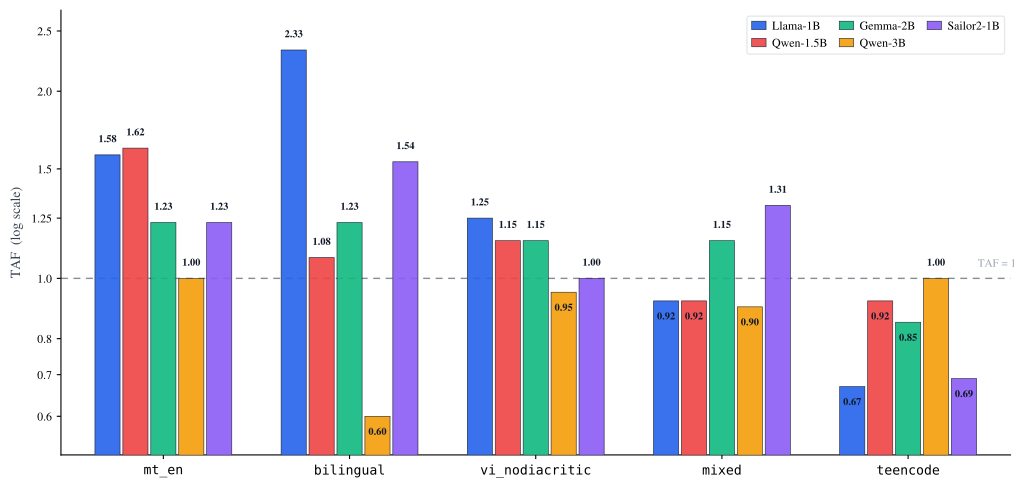

Write the Python code that produced this figure.
"""
fig1_taf_by_variant.py — TAF grouped bar chart (log Y), paper-quality figure.
Usage: python visual/fig1_taf_by_variant.py
"""
import matplotlib
matplotlib.use('Agg')
import matplotlib.pyplot as plt
import matplotlib.ticker as mticker
import numpy as np
import os

OUT_PNG = os.path.join(os.path.dirname(__file__), 'fig1_taf_by_variant.png')
OUT_PDF = os.path.join(os.path.dirname(__file__), 'fig1_taf_by_variant.pdf')

# ---------- Data ----------
variants   = ['mt_en', 'bilingual', 'vi_nodiacritic', 'mixed', 'teencode']
models     = ['Llama-1B', 'Qwen-1.5B', 'Gemma-2B', 'Qwen-3B', 'Sailor2-1B']
colors     = ['#2563EB', '#EF4444', '#10B981', '#F59E0B', '#8B5CF6']
hatches    = ['', '', '', '', '']

# taf[model_idx, variant_idx]
taf = np.array([
    [1.58, 2.33, 1.25, 0.92, 0.67],  # Llama-1B
    [1.62, 1.08, 1.15, 0.92, 0.92],  # Qwen-1.5B
    [1.23, 1.23, 1.15, 1.15, 0.85],  # Gemma-2B
    [1.00, 0.60, 0.95, 0.90, 1.00],  # Qwen-3B
    [1.23, 1.54, 1.00, 1.31, 0.69],  # Sailor2-1B
])

# ---------- Style ----------
plt.rcParams.update({
    'font.family': 'serif',
    'font.serif': ['Times New Roman', 'Times', 'Nimbus Roman', 'DejaVu Serif'],
    'pdf.fonttype': 42,
    'ps.fonttype': 42,
    'axes.spines.top': False,
    'axes.spines.right': False,
    'axes.linewidth': 0.8,
    'xtick.labelsize': 9,
    'ytick.labelsize': 8.5,
    'xtick.major.size': 3,
    'ytick.major.size': 3,
    'figure.dpi': 100,
    'figure.facecolor': 'white',
    'axes.facecolor': 'white',
    'savefig.facecolor': 'white',
})

fig, ax = plt.subplots(figsize=(10.4, 5.0), facecolor='white')
ax.set_facecolor('white')

n_v = len(variants)
n_m = len(models)
x   = np.arange(n_v)

bar_w     = 0.135
group_w   = n_m * bar_w + (n_m - 1) * 0.015
offsets   = np.linspace(-(group_w - bar_w) / 2, (group_w - bar_w) / 2, n_m)

for mi, (model, color, hatch, off) in enumerate(zip(models, colors, hatches, offsets)):
    vals = taf[mi]
    bars = ax.bar(x + off, vals, bar_w, color=color, alpha=0.90,
                  label=model, zorder=3, edgecolor='#111827',
                  linewidth=0.45, hatch=hatch)
    # Value labels on top of each bar
    for bar, val in zip(bars, vals):
        xc = bar.get_x() + bar.get_width() / 2
        if val >= 1.0:
            ax.text(xc, val * 1.04, f'{val:.2f}',
                    ha='center', va='bottom', fontsize=7.5,
                    color='#111827', fontweight='bold', zorder=5)
        else:
            ax.text(xc, val * 0.96, f'{val:.2f}',
                    ha='center', va='top', fontsize=7.5,
                    color='#111827', fontweight='bold', zorder=5)

# Reference line at TAF = 1.0
ax.axhline(1.0, color='#6B7280', linewidth=1.0, linestyle=(0, (5, 4)), zorder=2, alpha=0.8)
ax.text(n_v - 0.42, 1.035, 'TAF = 1', fontsize=8, color='#9CA3AF', ha='right', va='bottom')


# Y axis — log scale
ax.set_yscale('log', base=10)
ax.set_ylim(0.52, 2.7)
y_ticks = [0.6, 0.7, 0.8, 1.0, 1.25, 1.5, 2.0, 2.5]
ax.yaxis.set_major_locator(mticker.FixedLocator(y_ticks))
ax.yaxis.set_major_formatter(mticker.FixedFormatter(['0.6', '0.7', '0.8', '1.0', '1.25', '1.5', '2.0', '2.5']))
ax.yaxis.set_minor_locator(mticker.NullLocator())
ax.set_ylabel('TAF  (log scale)', fontsize=10, labelpad=6, color='#374151')

# X axis
ax.set_xticks(x)
ax.set_xticklabels(variants, fontsize=9.5, fontfamily='monospace')
ax.set_xlim(-0.55, n_v - 0.45)

# Keep the plotting area plain white for paper reproduction.
ax.grid(False)
ax.set_axisbelow(True)

# Legend
legend = ax.legend(fontsize=8.6, loc='upper right', framealpha=0.95,
                   edgecolor='#E5E7EB', ncol=3, handlelength=1.2,
                   handletextpad=0.5, columnspacing=1.0)



plt.tight_layout(pad=1.2)
assert ax.get_yscale() == 'log'
plt.savefig(OUT_PDF, bbox_inches='tight', facecolor='white', edgecolor='none')
plt.savefig(OUT_PNG, dpi=300, bbox_inches='tight', facecolor='white', edgecolor='none')
print(f"Saved: {OUT_PDF}")
print(f"Saved: {OUT_PNG}")
